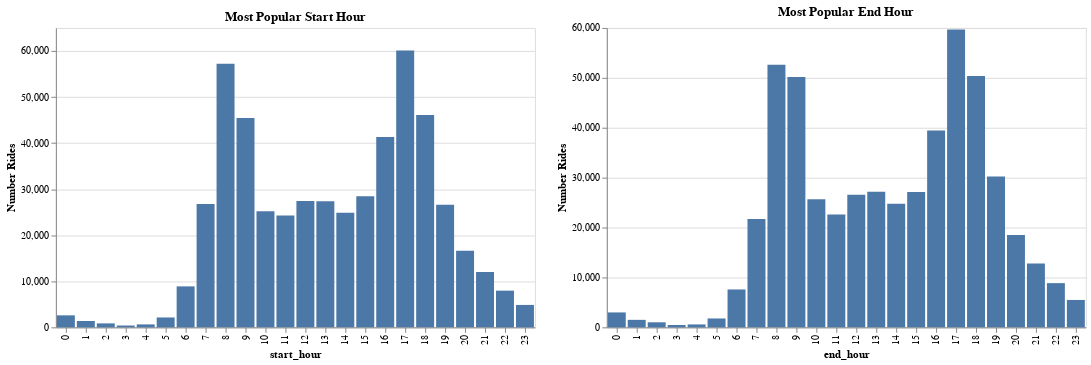

The notebook cell this image was saved under:
### Code cell
start = alt.Chart(start_hour, title = "Most Popular Start Hour").mark_bar().encode(
    x='start_hour:O',
    y=alt.Y('trip_id', title = "Number Rides")
)

end = alt.Chart(end_hour, title = "Most Popular End Hour").mark_bar().encode(
    x='end_hour:O',
    y=alt.Y('trip_id', title = "Number Rides")
)

start|end

### Figure 1 — Vega-Lite specification as saved in the notebook (floating-point values rounded to 4 significant figures)
{"config": {"view": {"continuousWidth": 400, "continuousHeight": 300}}, "hconcat": [{"data": {"name": "data-d843f3f6735c22cb51a9b616b9ef8646"}, "mark": "bar", "encoding": {"x": {"type": "ordinal", "field": "start_hour"}, "y": {"type": "quantitative", "field": "trip_id", "title": "Number Rides"}}, "title": "Most Popular Start Hour"}, {"data": {"name": "data-83da662a3e0ab81e249230500d9acd0c"}, "mark": "bar", "encoding": {"x": {"type": "ordinal", "field": "end_hour"}, "y": {"type": "quantitative", "field": "trip_id", "title": "Number Rides"}}, "title": "Most Popular End Hour"}], "$schema": "https://vega.github.io/schema/vega-lite/v4.8.1.json", "datasets": {"data-d843f3f6735c22cb51a9b616b9ef8646": [{"start_hour": 0, "trip_id": 2606}, {"start_hour": 1, "trip_id": 1377}, {"start_hour": 2, "trip_id": 860}, {"start_hour": 3, "trip_id": 398}, {"start_hour": 4, "trip_id": 640}, {"start_hour": 5, "trip_id": 2145}, {"start_hour": 6, "trip_id": 8895}, {"start_hour": 7, "trip_id": 26800}, {"start_hour": 8, "trip_id": 57227}, {"start_hour": 9, "trip_id": 45457}, {"start_hour": 10, "trip_id": 25217}, {"start_hour": 11, "trip_id": 24303}, {"start_hour": 12, "trip_id": 27448}, {"start_hour": 13, "trip_id": 27374}, {"start_hour": 14, "trip_id": 24900}, {"start_hour": 15, "trip_id": 28448}, {"start_hour": 16, "trip_id": 41339}, {"start_hour": 17, "trip_id": 60111}, {"start_hour": 18, "trip_id": 46088}, {"start_hour": 19, "trip_id": 26598}, {"start_hour": 20, "trip_id": 16642}, {"start_hour": 21, "trip_id": 11993}, {"start_hour": 22, "trip_id": 7967}, {"start_hour": 23, "trip_id": 4867}], "data-83da662a3e0ab81e249230500d9acd0c": [{"end_hour": 0, "trip_id": 2990}, {"end_hour": 1, "trip_id": 1502}, {"end_hour": 2, "trip_id": 1009}, {"end_hour": 3, "trip_id": 465}, {"end_hour": 4, "trip_id": 586}, {"end_hour": 5, "trip_id": 1778}, {"end_hour": 6, "trip_id": 7595}, {"end_hour": 7, "trip_id": 21711}, {"end_hour": 8, "trip_id": 52599}, {"end_hour": 9, "trip_id": 50146}, {"end_hour": 10, "trip_id": 25691}, {"end_hour": 11, "trip_id": 22624}, {"end_hour": 12, "trip_id": 26587}, {"end_hour": 13, "trip_id": 27178}, {"end_hour": 14, "trip_id": 24755}, {"end_hour": 15, "trip_id": 27116}, {"end_hour": 16, "trip_id": 39448}, {"end_hour": 17, "trip_id": 59698}, {"end_hour": 18, "trip_id": 50359}, {"end_hour": 19, "trip_id": 30231}, {"end_hour": 20, "trip_id": 18509}, {"end_hour": 21, "trip_id": 12774}, {"end_hour": 22, "trip_id": 8860}, {"end_hour": 23, "trip_id": 5489}]}}
